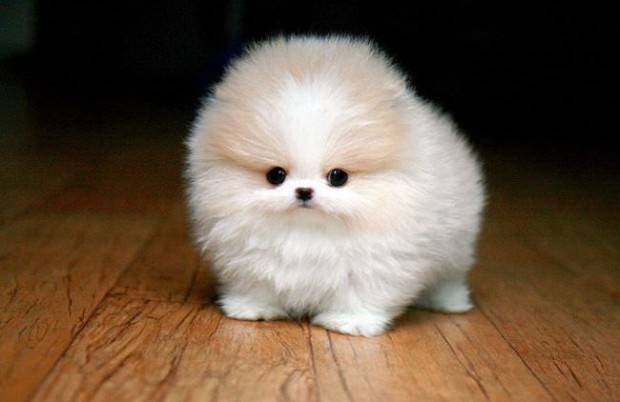
#> input picture src/imageTransformations/animal1.jpg, 620 x 402 px, found by its file name
$ python imageTranslation.py
#> lines starting #> are read from the running program, lines starting #| are printed output that depends on the picture
import cv2
import numpy as np

image = cv2.imread("src/imageTransformations/animal1.jpg")
#> image is the input picture: shape (402, 620, 3); mean B, G, R 69.8, 88.3, 106.8
height, width = image.shape[:2]
#> height = 402; width = 620

quarter_height, quarter_width = height / 4, width / 4
#> quarter_height = 100.5; quarter_width = 155

T = np.float32([[1, 0, quarter_width], [0, 1, quarter_height]])
#> T = [[1, 0, 155], [0, 1, 100.5]]

img_translation = cv2.warpAffine(image, T, (width, height))
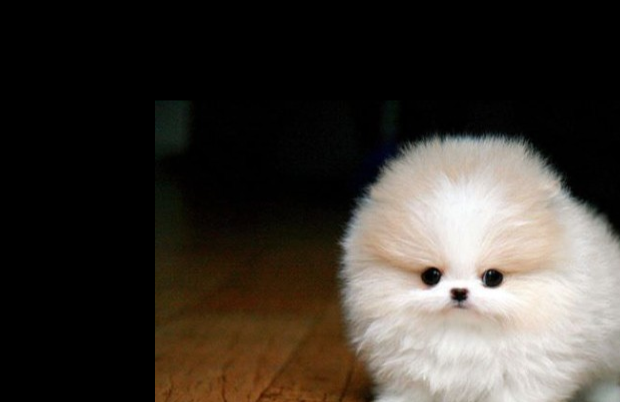
#> img_translation: shape (402, 620, 3); mean B, G, R 49.4, 55.7, 61.4

cv2.imshow("Originalimage", image)
cv2.imshow('Translation', img_translation)
cv2.waitKey()

cv2.destroyAllWindows()

$ run again, with src/imageTransformations/animal2.jpg copied over src/imageTransformations/animal1.jpg
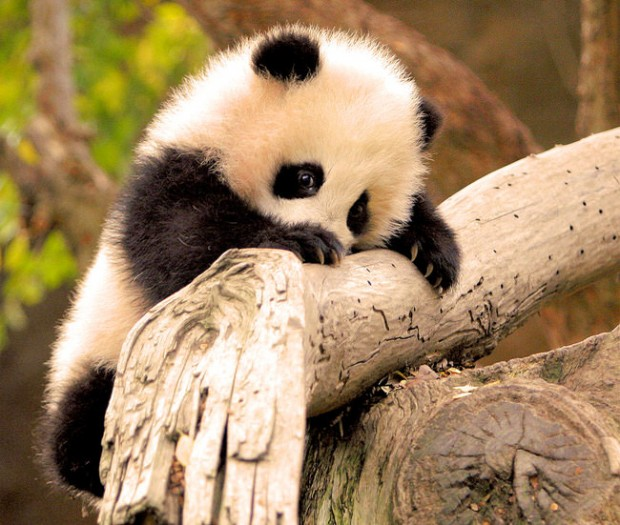
#> input picture src/imageTransformations/animal2.jpg, 620 x 525 px, found by its file name
#> image is the input picture: shape (525, 620, 3); mean B, G, R 98.2, 133.8, 161.1
#> `img_translation = cv2.warpAffine(image, T, (width, height))`:
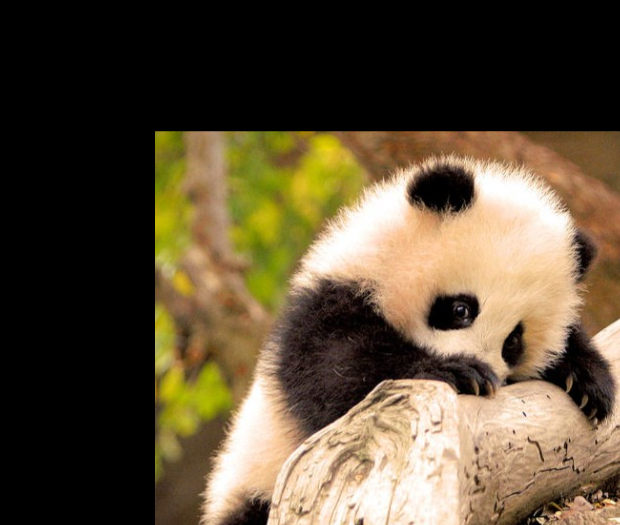
#> img_translation: shape (525, 620, 3); mean B, G, R 56.1, 78.7, 93.1
